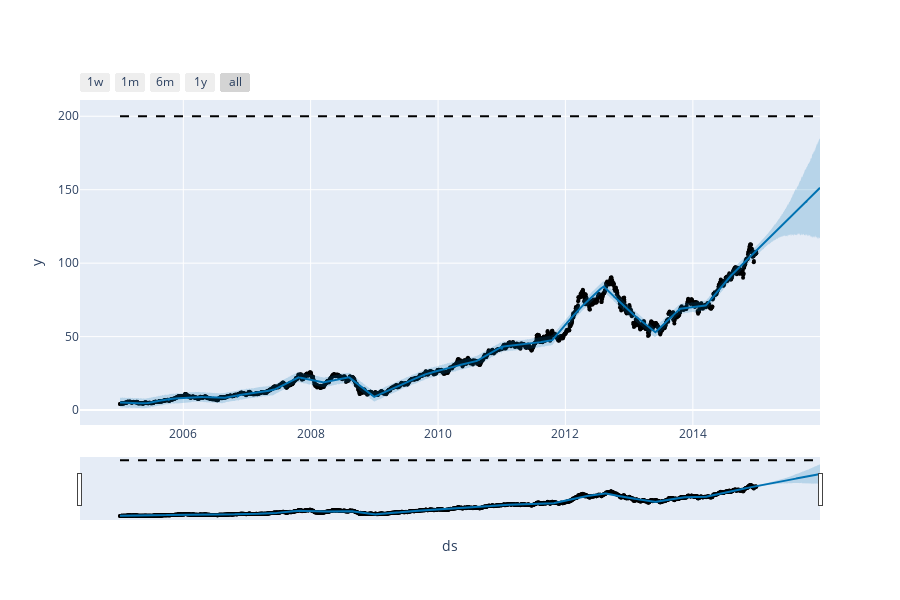
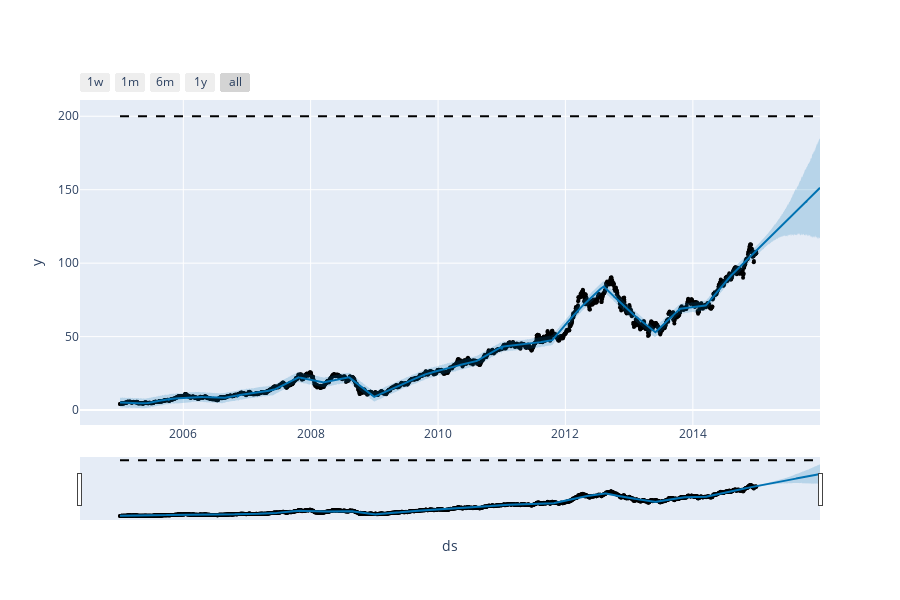

Notebook code cell kept with these figures, in order:
### Code cell
from fbprophet.plot import plot_plotly
import plotly.offline as py
fig = plot_plotly(prophet_linear, forecast)  # This returns a plotly Figure
py.iplot(fig)
fig = plot_plotly(prophet_logistic, forecast)  # This returns a plotly Figure
py.iplot(fig)

### Figure 1 — Plotly figure (JSON) as saved in the notebook; plotly's stock layout.template omitted (floating-point values rounded to 4 significant figures; data arrays with more than 128 entries replaced by an {"elided": "..."} marker saying what was removed)
{"data": [{"marker": {"color": "black", "size": 4}, "mode": "markers", "name": "Actual", "type": "scatter", "x": {"elided": "2517 str values"}, "y": {"elided": "2517 float values"}}, {"hoverinfo": "skip", "line": {"width": 0}, "mode": "lines", "type": "scatter", "x": {"elided": "2882 str values"}, "y": {"elided": "2882 float values"}}, {"fill": "tonexty", "fillcolor": "rgba(0, 114, 178, 0.2)", "line": {"color": "#0072B2", "width": 2}, "mode": "lines", "name": "Predicted", "type": "scatter", "x": {"elided": "2882 str values"}, "y": {"elided": "2882 float values"}}, {"fill": "tonexty", "fillcolor": "rgba(0, 114, 178, 0.2)", "hoverinfo": "skip", "line": {"width": 0}, "mode": "lines", "type": "scatter", "x": {"elided": "2882 str values"}, "y": {"elided": "2882 float values"}}, {"line": {"color": "black", "dash": "dash", "width": 2}, "mode": "lines", "name": "Cap", "type": "scatter", "x": {"elided": "2882 str values"}, "y": {"elided": "2882 int values"}}], "layout": {"height": 600, "showlegend": false, "width": 900, "xaxis": {"rangeselector": {"buttons": [{"count": 7, "label": "1w", "step": "day", "stepmode": "backward"}, {"count": 1, "label": "1m", "step": "month", "stepmode": "backward"}, {"count": 6, "label": "6m", "step": "month", "stepmode": "backward"}, {"count": 1, "label": "1y", "step": "year", "stepmode": "backward"}, {"step": "all"}]}, "rangeslider": {"visible": true}, "title": {"text": "ds"}, "type": "date"}, "yaxis": {"title": {"text": "y"}}}}

### Figure 2 — Plotly figure (JSON) as saved in the notebook; plotly's stock layout.template omitted (floating-point values rounded to 4 significant figures; data arrays with more than 128 entries replaced by an {"elided": "..."} marker saying what was removed)
{"data": [{"marker": {"color": "black", "size": 4}, "mode": "markers", "name": "Actual", "type": "scatter", "x": {"elided": "2517 str values"}, "y": {"elided": "2517 float values"}}, {"hoverinfo": "skip", "line": {"width": 0}, "mode": "lines", "type": "scatter", "x": {"elided": "2882 str values"}, "y": {"elided": "2882 float values"}}, {"fill": "tonexty", "fillcolor": "rgba(0, 114, 178, 0.2)", "line": {"color": "#0072B2", "width": 2}, "mode": "lines", "name": "Predicted", "type": "scatter", "x": {"elided": "2882 str values"}, "y": {"elided": "2882 float values"}}, {"fill": "tonexty", "fillcolor": "rgba(0, 114, 178, 0.2)", "hoverinfo": "skip", "line": {"width": 0}, "mode": "lines", "type": "scatter", "x": {"elided": "2882 str values"}, "y": {"elided": "2882 float values"}}, {"line": {"color": "black", "dash": "dash", "width": 2}, "mode": "lines", "name": "Cap", "type": "scatter", "x": {"elided": "2882 str values"}, "y": {"elided": "2882 int values"}}], "layout": {"height": 600, "showlegend": false, "width": 900, "xaxis": {"rangeselector": {"buttons": [{"count": 7, "label": "1w", "step": "day", "stepmode": "backward"}, {"count": 1, "label": "1m", "step": "month", "stepmode": "backward"}, {"count": 6, "label": "6m", "step": "month", "stepmode": "backward"}, {"count": 1, "label": "1y", "step": "year", "stepmode": "backward"}, {"step": "all"}]}, "rangeslider": {"visible": true}, "title": {"text": "ds"}, "type": "date"}, "yaxis": {"title": {"text": "y"}}}}
